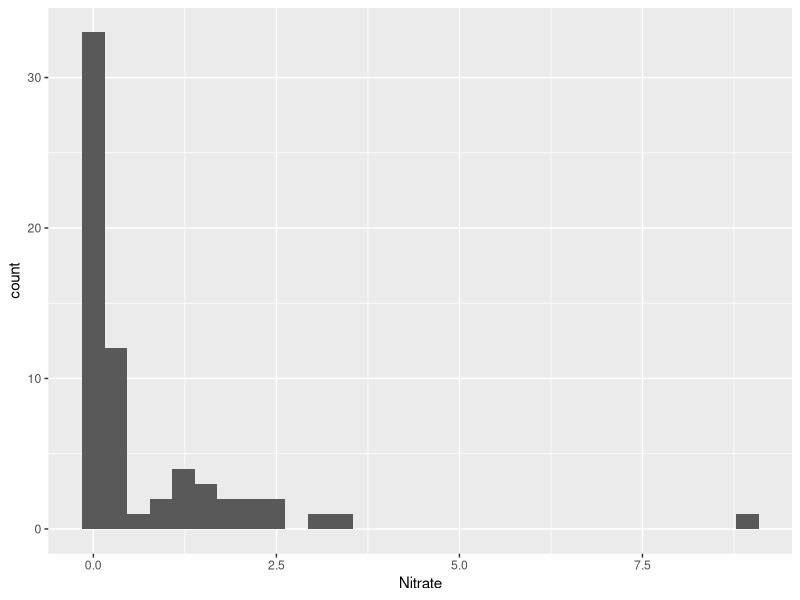
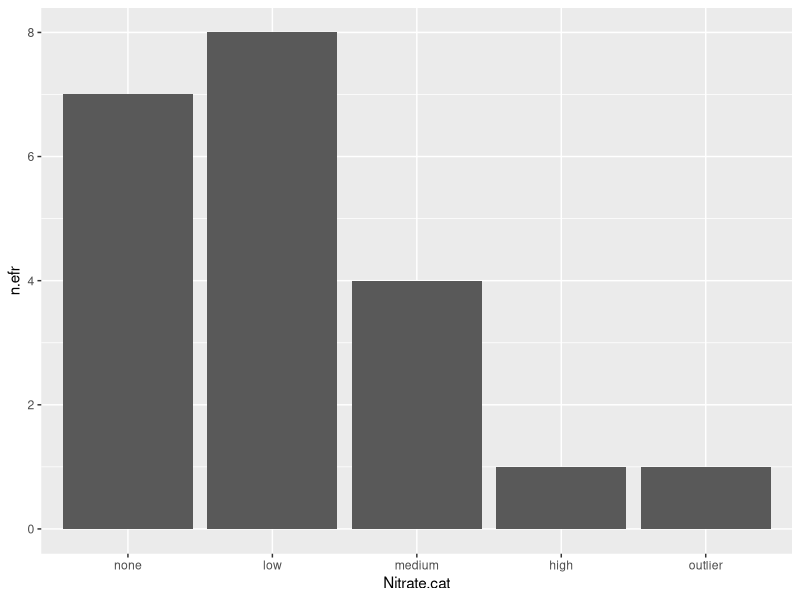
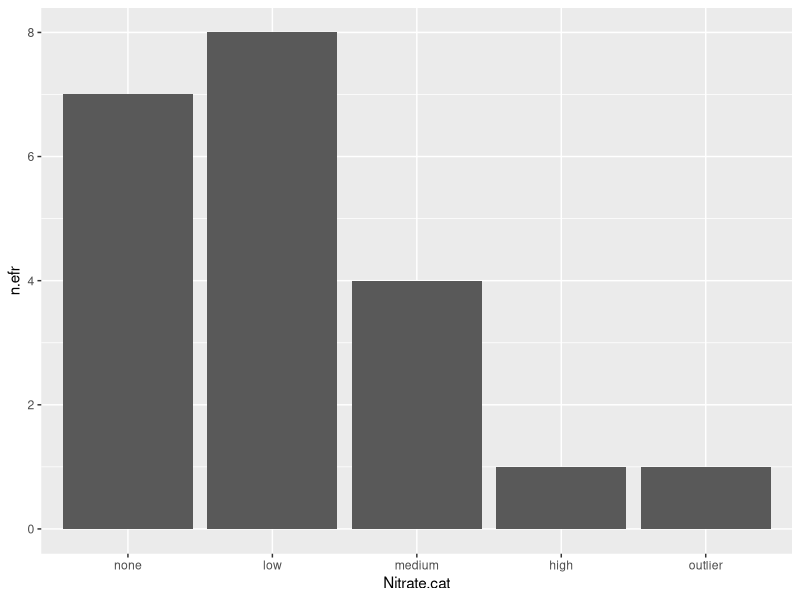

Recreate these plots in R, in order.
#This is a script to look at Nitrate levels and sponge species
#Kenzie Cooke 6/21/2021
#loading packages
if(!require(tidyverse))install.packages("tidyverse"); library(tidyverse)
#import data
sp1<-read.csv("01_odata/Miller_sponge data.csv")
glimpse(sp1)
#create histogram to look at distribution of Nitrate in dataset. 
p1<-ggplot(data=sp1)
p1+
  geom_histogram(aes(Nitrate)) 
min(sp1$Nitrate, na.rm = T)
max(sp1$Nitrate, na.rm = T)
summary(sp1$Nitrate)
mean(sp1$Nitrate, na.rm = T)
#attempting to make new categories
sp2<-sp1 %>%
  filter(!is.na(Nitrate))%>%
  mutate(Turb=as.numeric(Nitrate),
         Nitrate.cat = case_when(
           Nitrate > 8 ~"outlier",
           Nitrate < 3.5 & Nitrate > 2 ~ "high",
           Nitrate < 2 & Nitrate > 1 ~"medium",
           Nitrate < 1 & Nitrate > 0 ~"low",
           Nitrate == 0 ~"none"),
         efr2=ifelse(Efr==0,0,1),# first I'm creating a new variable that is 0 if the sponge wasn't found at a site and 1 if it was
         tl2=ifelse(Tl==0,0,1),
         th2=ifelse(Th==0,0,1))%>%
  ungroup()%>%
  group_by(Nitrate.cat)%>%
  summarize(n.sites=n(),
            n.efr=sum(efr2,rm.na=T),# this gives me the total number of sites where Efr was found in each category of pH (because I grouped by my pH categorical variable)
            n.tl=sum(tl2,rm.na=T),
            th=sum(th2,rm.na=T))
print(sp2)
ggplot(data=sp2,aes(x=Nitrate.cat,y=n.efr)) +        
  geom_bar(stat="identity")+
  scale_x_discrete(limits = c("none","low",
                              "medium","high","outlier"))

sp2$Nitrate.cat<-factor(sp2$Nitrate.cat,levels =c("none", "low", "medium", "high",
                                                  "outlier"))
ggplot(data=sp2,aes(x=Nitrate.cat,y=n.efr)) +        
  geom_bar(stat="identity")
#end

